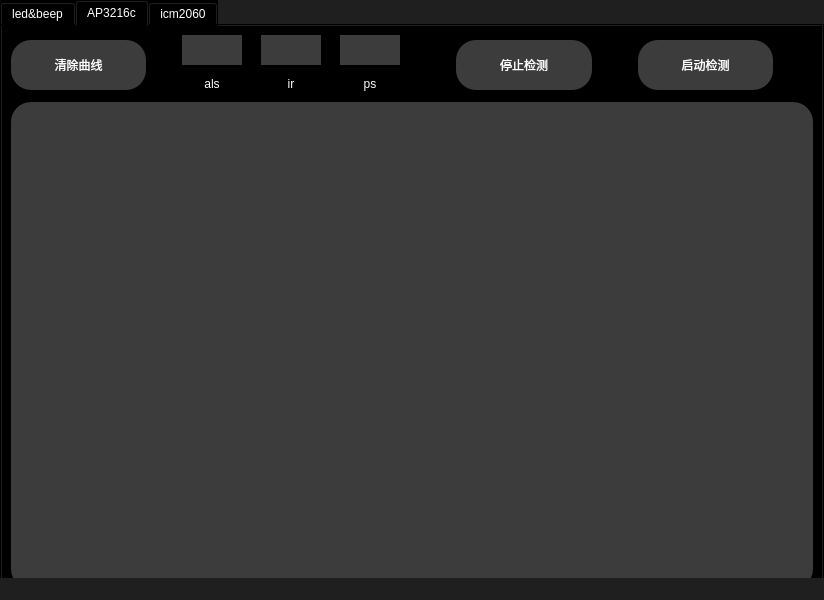
<?xml version="1.0" encoding="UTF-8"?>
<ui version="4.0">
 <class>imx6ullTest</class>
 <widget class="QMainWindow" name="imx6ullTest">
  <property name="geometry">
   <rect>
    <x>0</x>
    <y>0</y>
    <width>824</width>
    <height>600</height>
   </rect>
  </property>
  <property name="minimumSize">
   <size>
    <width>800</width>
    <height>600</height>
   </size>
  </property>
  <property name="windowTitle">
   <string>MainWindow</string>
  </property>
  <property name="styleSheet">
   <string notr="true">background-color: rgb(31, 31, 32);</string>
  </property>
  <widget class="QWidget" name="centralwidget">
   <widget class="QTabWidget" name="tabWidget">
    <property name="geometry">
     <rect>
      <x>0</x>
      <y>0</y>
      <width>824</width>
      <height>600</height>
     </rect>
    </property>
    <property name="sizePolicy">
     <sizepolicy hsizetype="Expanding" vsizetype="Expanding">
      <horstretch>0</horstretch>
      <verstretch>0</verstretch>
     </sizepolicy>
    </property>
    <property name="styleSheet">
     <string notr="true">background:transparent; 
background:black;
color: white;
</string>
    </property>
    <property name="currentIndex">
     <number>1</number>
    </property>
    <widget class="QWidget" name="tab">
     <attribute name="title">
      <string>led&amp;&amp;beep</string>
     </attribute>
     <widget class="QWidget" name="layoutWidget">
      <property name="geometry">
       <rect>
        <x>0</x>
        <y>0</y>
        <width>821</width>
        <height>491</height>
       </rect>
      </property>
      <layout class="QGridLayout" name="gridLayout_2">
       <item row="3" column="1">
        <spacer name="verticalSpacer_3">
         <property name="orientation">
          <enum>Qt::Vertical</enum>
         </property>
         <property name="sizeHint" stdset="0">
          <size>
           <width>20</width>
           <height>40</height>
          </size>
         </property>
        </spacer>
       </item>
       <item row="1" column="0">
        <layout class="QHBoxLayout" name="horizontalLayout_2">
         <item>
          <spacer name="horizontalSpacer_8">
           <property name="orientation">
            <enum>Qt::Horizontal</enum>
           </property>
           <property name="sizeHint" stdset="0">
            <size>
             <width>40</width>
             <height>20</height>
            </size>
           </property>
          </spacer>
         </item>
         <item>
          <widget class="QPushButton" name="ledBt">
           <property name="sizePolicy">
            <sizepolicy hsizetype="Minimum" vsizetype="Fixed">
             <horstretch>0</horstretch>
             <verstretch>0</verstretch>
            </sizepolicy>
           </property>
           <property name="minimumSize">
            <size>
             <width>200</width>
             <height>60</height>
            </size>
           </property>
           <property name="styleSheet">
            <string notr="true">border-radius:20px;
background:transparent; 
background:#3c3c3c;
color: white;</string>
           </property>
           <property name="text">
            <string>LED</string>
           </property>
          </widget>
         </item>
         <item>
          <spacer name="horizontalSpacer_7">
           <property name="orientation">
            <enum>Qt::Horizontal</enum>
           </property>
           <property name="sizeType">
            <enum>QSizePolicy::Fixed</enum>
           </property>
           <property name="sizeHint" stdset="0">
            <size>
             <width>80</width>
             <height>20</height>
            </size>
           </property>
          </spacer>
         </item>
         <item>
          <widget class="QPushButton" name="beepBt">
           <property name="minimumSize">
            <size>
             <width>200</width>
             <height>60</height>
            </size>
           </property>
           <property name="styleSheet">
            <string notr="true">border-radius:20px;
background:transparent; 
background:#3c3c3c;
color: white;</string>
           </property>
           <property name="text">
            <string>BEEP</string>
           </property>
          </widget>
         </item>
         <item>
          <spacer name="horizontalSpacer_9">
           <property name="orientation">
            <enum>Qt::Horizontal</enum>
           </property>
           <property name="sizeHint" stdset="0">
            <size>
             <width>40</width>
             <height>20</height>
            </size>
           </property>
          </spacer>
         </item>
        </layout>
       </item>
       <item row="4" column="0">
        <spacer name="verticalSpacer_2">
         <property name="orientation">
          <enum>Qt::Vertical</enum>
         </property>
         <property name="sizeHint" stdset="0">
          <size>
           <width>20</width>
           <height>40</height>
          </size>
         </property>
        </spacer>
       </item>
       <item row="0" column="0">
        <spacer name="verticalSpacer">
         <property name="orientation">
          <enum>Qt::Vertical</enum>
         </property>
         <property name="sizeHint" stdset="0">
          <size>
           <width>20</width>
           <height>40</height>
          </size>
         </property>
        </spacer>
       </item>
       <item row="3" column="0">
        <widget class="QLabel" name="label_11">
         <property name="styleSheet">
          <string notr="true">font-size: 40px;text-align: center;</string>
         </property>
         <property name="text">
          <string>Hello World</string>
         </property>
         <property name="alignment">
          <set>Qt::AlignCenter</set>
         </property>
        </widget>
       </item>
      </layout>
     </widget>
    </widget>
    <widget class="QWidget" name="tab_2">
     <attribute name="title">
      <string>AP3216c</string>
     </attribute>
     <layout class="QGridLayout" name="gridLayout">
      <item row="0" column="0">
       <layout class="QVBoxLayout" name="verticalLayout_4" stretch="1,8">
        <item>
         <layout class="QHBoxLayout" name="horizontalLayout" stretch="0,0,0,0,0,0,0,0,0,0,0,0">
          <item>
           <widget class="QPushButton" name="btnClear">
            <property name="minimumSize">
             <size>
              <width>0</width>
              <height>50</height>
             </size>
            </property>
            <property name="styleSheet">
             <string notr="true">background:transparent; 
background:#3c3c3c;
color: white;
border-radius:20px;</string>
            </property>
            <property name="text">
             <string>清除曲线</string>
            </property>
           </widget>
          </item>
          <item>
           <spacer name="horizontalSpacer">
            <property name="orientation">
             <enum>Qt::Horizontal</enum>
            </property>
            <property name="sizeType">
             <enum>QSizePolicy::Fixed</enum>
            </property>
            <property name="sizeHint" stdset="0">
             <size>
              <width>30</width>
              <height>20</height>
             </size>
            </property>
           </spacer>
          </item>
          <item>
           <layout class="QVBoxLayout" name="verticalLayout">
            <item>
             <widget class="QTextEdit" name="alsEdit">
              <property name="minimumSize">
               <size>
                <width>60</width>
                <height>30</height>
               </size>
              </property>
              <property name="maximumSize">
               <size>
                <width>60</width>
                <height>30</height>
               </size>
              </property>
              <property name="styleSheet">
               <string notr="true">background:transparent; 
background:#3c3c3c;
color: white;
border-radius:20px;</string>
              </property>
             </widget>
            </item>
            <item>
             <widget class="QLabel" name="label">
              <property name="minimumSize">
               <size>
                <width>60</width>
                <height>0</height>
               </size>
              </property>
              <property name="maximumSize">
               <size>
                <width>60</width>
                <height>16777215</height>
               </size>
              </property>
              <property name="text">
               <string>als</string>
              </property>
              <property name="alignment">
               <set>Qt::AlignCenter</set>
              </property>
             </widget>
            </item>
           </layout>
          </item>
          <item>
           <spacer name="horizontalSpacer_4">
            <property name="orientation">
             <enum>Qt::Horizontal</enum>
            </property>
            <property name="sizeType">
             <enum>QSizePolicy::Fixed</enum>
            </property>
            <property name="sizeHint" stdset="0">
             <size>
              <width>13</width>
              <height>20</height>
             </size>
            </property>
           </spacer>
          </item>
          <item>
           <layout class="QVBoxLayout" name="verticalLayout_2">
            <item>
             <widget class="QTextEdit" name="irEdit">
              <property name="minimumSize">
               <size>
                <width>60</width>
                <height>30</height>
               </size>
              </property>
              <property name="maximumSize">
               <size>
                <width>60</width>
                <height>30</height>
               </size>
              </property>
              <property name="styleSheet">
               <string notr="true">background:transparent; 
background:#3c3c3c;
color: white;
border-radius:20px;</string>
              </property>
             </widget>
            </item>
            <item>
             <widget class="QLabel" name="label_2">
              <property name="minimumSize">
               <size>
                <width>60</width>
                <height>0</height>
               </size>
              </property>
              <property name="maximumSize">
               <size>
                <width>60</width>
                <height>16777215</height>
               </size>
              </property>
              <property name="text">
               <string>ir</string>
              </property>
              <property name="alignment">
               <set>Qt::AlignCenter</set>
              </property>
             </widget>
            </item>
           </layout>
          </item>
          <item>
           <spacer name="horizontalSpacer_5">
            <property name="orientation">
             <enum>Qt::Horizontal</enum>
            </property>
            <property name="sizeType">
             <enum>QSizePolicy::Fixed</enum>
            </property>
            <property name="sizeHint" stdset="0">
             <size>
              <width>13</width>
              <height>20</height>
             </size>
            </property>
           </spacer>
          </item>
          <item>
           <layout class="QVBoxLayout" name="verticalLayout_3">
            <item>
             <widget class="QTextEdit" name="psEdit">
              <property name="minimumSize">
               <size>
                <width>60</width>
                <height>30</height>
               </size>
              </property>
              <property name="maximumSize">
               <size>
                <width>60</width>
                <height>30</height>
               </size>
              </property>
              <property name="styleSheet">
               <string notr="true">background:transparent; 
background:#3c3c3c;
color: white;
border-radius:20px;</string>
              </property>
             </widget>
            </item>
            <item>
             <widget class="QLabel" name="label_3">
              <property name="minimumSize">
               <size>
                <width>60</width>
                <height>0</height>
               </size>
              </property>
              <property name="maximumSize">
               <size>
                <width>60</width>
                <height>16777215</height>
               </size>
              </property>
              <property name="text">
               <string>ps</string>
              </property>
              <property name="alignment">
               <set>Qt::AlignCenter</set>
              </property>
             </widget>
            </item>
           </layout>
          </item>
          <item>
           <spacer name="horizontalSpacer_2">
            <property name="orientation">
             <enum>Qt::Horizontal</enum>
            </property>
            <property name="sizeType">
             <enum>QSizePolicy::Fixed</enum>
            </property>
            <property name="sizeHint" stdset="0">
             <size>
              <width>50</width>
              <height>20</height>
             </size>
            </property>
           </spacer>
          </item>
          <item>
           <widget class="QPushButton" name="pushButton">
            <property name="minimumSize">
             <size>
              <width>0</width>
              <height>50</height>
             </size>
            </property>
            <property name="styleSheet">
             <string notr="true">background:transparent; 
background:#3c3c3c;
color: white;
border-radius:20px;</string>
            </property>
            <property name="text">
             <string>停止检测</string>
            </property>
           </widget>
          </item>
          <item>
           <spacer name="horizontalSpacer_3">
            <property name="orientation">
             <enum>Qt::Horizontal</enum>
            </property>
            <property name="sizeType">
             <enum>QSizePolicy::Fixed</enum>
            </property>
            <property name="sizeHint" stdset="0">
             <size>
              <width>40</width>
              <height>20</height>
             </size>
            </property>
           </spacer>
          </item>
          <item>
           <widget class="QPushButton" name="btnStartAndStop">
            <property name="minimumSize">
             <size>
              <width>0</width>
              <height>50</height>
             </size>
            </property>
            <property name="styleSheet">
             <string notr="true">background:transparent; 
background:#3c3c3c;
color: white;
border-radius:20px;</string>
            </property>
            <property name="text">
             <string>启动检测</string>
            </property>
           </widget>
          </item>
          <item>
           <spacer name="horizontalSpacer_6">
            <property name="orientation">
             <enum>Qt::Horizontal</enum>
            </property>
            <property name="sizeType">
             <enum>QSizePolicy::Fixed</enum>
            </property>
            <property name="sizeHint" stdset="0">
             <size>
              <width>40</width>
              <height>20</height>
             </size>
            </property>
           </spacer>
          </item>
         </layout>
        </item>
        <item>
         <widget class="QChartView" name="graphicsView">
          <property name="styleSheet">
           <string>background:transparent; 
background:#3c3c3c;
color: white;
border-radius:20px;</string>
          </property>
         </widget>
        </item>
       </layout>
      </item>
     </layout>
    </widget>
    <widget class="QWidget" name="tab_3">
     <attribute name="title">
      <string>icm2060</string>
     </attribute>
     <widget class="QWidget" name="layoutWidget_2">
      <property name="geometry">
       <rect>
        <x>30</x>
        <y>130</y>
        <width>751</width>
        <height>60</height>
       </rect>
      </property>
      <layout class="QHBoxLayout" name="horizontalLayout_3">
       <item>
        <layout class="QVBoxLayout" name="verticalLayout_5">
         <item>
          <widget class="QTextEdit" name="gxdataEdit">
           <property name="maximumSize">
            <size>
             <width>60</width>
             <height>30</height>
            </size>
           </property>
           <property name="styleSheet">
            <string notr="true">background:transparent; 
background:#3c3c3c;
color: white;
border-radius:20px;</string>
           </property>
          </widget>
         </item>
         <item>
          <widget class="QLabel" name="label_4">
           <property name="text">
            <string>gxdata</string>
           </property>
           <property name="alignment">
            <set>Qt::AlignCenter</set>
           </property>
          </widget>
         </item>
        </layout>
       </item>
       <item>
        <spacer name="horizontalSpacer_10">
         <property name="orientation">
          <enum>Qt::Horizontal</enum>
         </property>
         <property name="sizeHint" stdset="0">
          <size>
           <width>18</width>
           <height>20</height>
          </size>
         </property>
        </spacer>
       </item>
       <item>
        <layout class="QVBoxLayout" name="verticalLayout_6">
         <item>
          <widget class="QTextEdit" name="gydataEdit">
           <property name="maximumSize">
            <size>
             <width>60</width>
             <height>30</height>
            </size>
           </property>
           <property name="styleSheet">
            <string notr="true">background:transparent; 
background:#3c3c3c;
color: white;
border-radius:20px;</string>
           </property>
          </widget>
         </item>
         <item>
          <widget class="QLabel" name="label_5">
           <property name="text">
            <string>gydata</string>
           </property>
           <property name="alignment">
            <set>Qt::AlignCenter</set>
           </property>
          </widget>
         </item>
        </layout>
       </item>
       <item>
        <spacer name="horizontalSpacer_11">
         <property name="orientation">
          <enum>Qt::Horizontal</enum>
         </property>
         <property name="sizeHint" stdset="0">
          <size>
           <width>18</width>
           <height>20</height>
          </size>
         </property>
        </spacer>
       </item>
       <item>
        <layout class="QVBoxLayout" name="verticalLayout_7">
         <item>
          <widget class="QTextEdit" name="gzdataEdit">
           <property name="maximumSize">
            <size>
             <width>60</width>
             <height>30</height>
            </size>
           </property>
           <property name="styleSheet">
            <string notr="true">background:transparent; 
background:#3c3c3c;
color: white;
border-radius:20px;</string>
           </property>
          </widget>
         </item>
         <item>
          <widget class="QLabel" name="label_6">
           <property name="text">
            <string>gzdata</string>
           </property>
           <property name="alignment">
            <set>Qt::AlignCenter</set>
           </property>
          </widget>
         </item>
        </layout>
       </item>
       <item>
        <spacer name="horizontalSpacer_12">
         <property name="orientation">
          <enum>Qt::Horizontal</enum>
         </property>
         <property name="sizeHint" stdset="0">
          <size>
           <width>18</width>
           <height>20</height>
          </size>
         </property>
        </spacer>
       </item>
       <item>
        <layout class="QVBoxLayout" name="verticalLayout_8">
         <item>
          <widget class="QTextEdit" name="axdataEdit">
           <property name="maximumSize">
            <size>
             <width>60</width>
             <height>30</height>
            </size>
           </property>
           <property name="styleSheet">
            <string notr="true">background:transparent; 
background:#3c3c3c;
color: white;
border-radius:20px;</string>
           </property>
          </widget>
         </item>
         <item>
          <widget class="QLabel" name="label_7">
           <property name="text">
            <string>axdata</string>
           </property>
           <property name="alignment">
            <set>Qt::AlignCenter</set>
           </property>
          </widget>
         </item>
        </layout>
       </item>
       <item>
        <spacer name="horizontalSpacer_13">
         <property name="orientation">
          <enum>Qt::Horizontal</enum>
         </property>
         <property name="sizeHint" stdset="0">
          <size>
           <width>18</width>
           <height>20</height>
          </size>
         </property>
        </spacer>
       </item>
       <item>
        <layout class="QVBoxLayout" name="verticalLayout_9">
         <item>
          <widget class="QTextEdit" name="aydataEdit">
           <property name="maximumSize">
            <size>
             <width>60</width>
             <height>30</height>
            </size>
           </property>
           <property name="styleSheet">
            <string notr="true">background:transparent; 
background:#3c3c3c;
color: white;
border-radius:20px;</string>
           </property>
          </widget>
         </item>
         <item>
          <widget class="QLabel" name="label_8">
           <property name="text">
            <string>aydata</string>
           </property>
           <property name="alignment">
            <set>Qt::AlignCenter</set>
           </property>
          </widget>
         </item>
        </layout>
       </item>
       <item>
        <spacer name="horizontalSpacer_14">
         <property name="orientation">
          <enum>Qt::Horizontal</enum>
         </property>
         <property name="sizeHint" stdset="0">
          <size>
           <width>18</width>
           <height>20</height>
          </size>
         </property>
        </spacer>
       </item>
       <item>
        <layout class="QVBoxLayout" name="verticalLayout_10">
         <item>
          <widget class="QTextEdit" name="azdataEdit">
           <property name="maximumSize">
            <size>
             <width>60</width>
             <height>30</height>
            </size>
           </property>
           <property name="styleSheet">
            <string notr="true">background:transparent; 
background:#3c3c3c;
color: white;
border-radius:20px;</string>
           </property>
          </widget>
         </item>
         <item>
          <widget class="QLabel" name="label_9">
           <property name="text">
            <string>azdata</string>
           </property>
           <property name="alignment">
            <set>Qt::AlignCenter</set>
           </property>
          </widget>
         </item>
        </layout>
       </item>
       <item>
        <spacer name="horizontalSpacer_15">
         <property name="orientation">
          <enum>Qt::Horizontal</enum>
         </property>
         <property name="sizeHint" stdset="0">
          <size>
           <width>18</width>
           <height>20</height>
          </size>
         </property>
        </spacer>
       </item>
       <item>
        <layout class="QVBoxLayout" name="verticalLayout_11">
         <item>
          <widget class="QTextEdit" name="tempdataEdit">
           <property name="maximumSize">
            <size>
             <width>60</width>
             <height>30</height>
            </size>
           </property>
           <property name="styleSheet">
            <string notr="true">background:transparent; 
background:#3c3c3c;
color: white;
border-radius:20px;</string>
           </property>
          </widget>
         </item>
         <item>
          <widget class="QLabel" name="label_10">
           <property name="text">
            <string>tempdata</string>
           </property>
           <property name="alignment">
            <set>Qt::AlignCenter</set>
           </property>
          </widget>
         </item>
        </layout>
       </item>
      </layout>
     </widget>
     <widget class="QWidget" name="layoutWidget_3">
      <property name="geometry">
       <rect>
        <x>260</x>
        <y>220</y>
        <width>291</width>
        <height>101</height>
       </rect>
      </property>
      <layout class="QHBoxLayout" name="horizontalLayout_4">
       <item>
        <widget class="QPushButton" name="stop2060Bt">
         <property name="minimumSize">
          <size>
           <width>100</width>
           <height>50</height>
          </size>
         </property>
         <property name="maximumSize">
          <size>
           <width>100</width>
           <height>50</height>
          </size>
         </property>
         <property name="styleSheet">
          <string notr="true">background:transparent; 
background:#3c3c3c;
color: white;
border-radius:20px;</string>
         </property>
         <property name="text">
          <string>关闭传感器</string>
         </property>
        </widget>
       </item>
       <item>
        <spacer name="horizontalSpacer_16">
         <property name="orientation">
          <enum>Qt::Horizontal</enum>
         </property>
         <property name="sizeHint" stdset="0">
          <size>
           <width>40</width>
           <height>20</height>
          </size>
         </property>
        </spacer>
       </item>
       <item>
        <widget class="QPushButton" name="start2060Bt">
         <property name="minimumSize">
          <size>
           <width>100</width>
           <height>50</height>
          </size>
         </property>
         <property name="maximumSize">
          <size>
           <width>100</width>
           <height>50</height>
          </size>
         </property>
         <property name="styleSheet">
          <string notr="true">background:transparent; 
background:#3c3c3c;
color: white;
border-radius:20px;</string>
         </property>
         <property name="text">
          <string>开启传感器</string>
         </property>
        </widget>
       </item>
      </layout>
     </widget>
    </widget>
   </widget>
  </widget>
  <widget class="QMenuBar" name="menubar">
   <property name="geometry">
    <rect>
     <x>0</x>
     <y>0</y>
     <width>824</width>
     <height>22</height>
    </rect>
   </property>
  </widget>
  <widget class="QStatusBar" name="statusbar"/>
 </widget>
 <customwidgets>
  <customwidget>
   <class>QChartView</class>
   <extends>QGraphicsView</extends>
   <header>qchartview.h</header>
  </customwidget>
 </customwidgets>
 <resources/>
 <connections/>
</ui>
